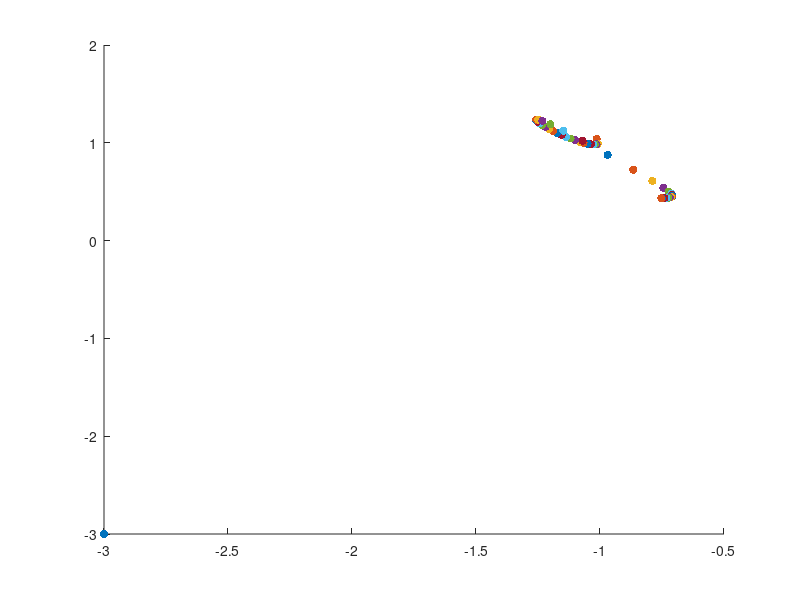

Write the MATLAB code that produced this figure.
function test_K_slack_gh()
% test the cubic K function on linear constrained problems
% min f(x)
% s.t h(x) = 0
%     g(x) <= 0

% % ----------  matlab  ---------
% x0 = [-1,1]; % Make a starting guess at the solution
% options = optimoptions(@fmincon,'Algorithm','sqp');
% [x,fval] = fmincon(@objfun,x0,[],[],[],[],[],[],... 
%    @confun,options);


f_size_min = 0.05;             
f_size_max = 5;                
dmu_min = -0.9; 
dmu_max = -0.01; 
delta_bar = 1;                 % simpler problem, large delta_bar
phi_bar = 5/180*pi;            

% Brown Zingg: mu: 1 -> 0 (used here);   Watson : mu: 0 -> 1
mu = 1.0;   
x0 = [-1; 1];           
s0 = 2; 
lamg0 = 0;
lamh0 = 0; 
x = [-3; -3];  
s = 1; 
lamg = 1;
lamh = 1; 

nx = length(x);
ns = length(s);    % inequality constraints
ng = length(lamg);    % inequality constraints
nh = length(lamh);    % equality constraints

K0 = obj_K(x, s, lamg, lamh, mu); 
normK = norm(K0,Inf); 
K0_tol = normK*1e-6; 
% solving the Cubic homotopy using hometopy continuation 
% with mu 1 -> 0, the same method as in David Brown's paper
step_size = 0.05;               
outer_iter = 0; 
inner_iter = 0; 

x_hist = [];   lamg_hist = [];   lamh_hist = [];
x_hist = [x_hist, x];
lamg_hist = [lamg_hist, lamg]; 
lamh_hist = [lamh_hist, lamh];

figure('Name', 'Lam Path')
hold on 
scatter(x(1), x(2),[],'filled')
% scatter(lam(1), lam(2),[],'filled')


while mu > 0.0
     outer_iter = outer_iter + 1; 
    
     % predictor direction
     [Homo, dHdx, dHdmu] = obj_homo(x, s, lamg, lamh, mu, x0, s0, lamg0, lamh0); 
     
     % dxdmu = gmres(dHdx, dHdmu, [], 0.5);
     dxdmu = dHdx \ dHdmu;
     tau = [dxdmu; -1];    
     t = tau./norm(tau);             % normalized Newton step
  
     if outer_iter > 1
        % step length calculation
        delta = norm(x - x_p0); 
        phi = acos(t'*tsave); 
        
        f_size = max(sqrt(delta/delta_bar), phi/phi_bar); 
        f_size = max(f_size_min, f_size); 
        f_size = min(f_size_max, f_size); 
        step_size = step_size/f_size; 
       
     end
    
    tsave = t; 
    
    x = x + step_size.*t(1:nx);
    s = s + step_size.*t(nx+1:nx+ns);
    lamg = lamg + step_size.*t(nx+ns+1:nx+ns+ng);
    lamh = lamh + step_size.*t(nx+ns+ng+1:end-1);
    dmu = step_size.*t(end); 
    dmu = max(dmu_min, dmu);
    dmu = min(dmu_max, dmu);    
    mu = mu + dmu; 
    
    mu = max(0.0, mu); 
    
    [Homo, dHdx, dHdmu] = obj_homo(x, s, lamg, lamh, mu, x0, s0, lamg0, lamh0); 
    % lam = solve_lam(mu,x,b0,c0, lam);
    
    normH = norm(Homo);
    inner_tol = normH*0.1;     % 0.1 is best choice for cubic complementary
    
    x_p0 = x;     
     
    % corrector
    newton_iter = 0; 
    while (normH > inner_tol) && (newton_iter < 20)
        newton_iter = newton_iter + 1; 
        inner_iter = inner_iter + 1; 
        dx = -dHdx\Homo;
        % dx = -gmres(dHdx, Homo);
        x = x + dx(1:nx);
        s = s + dx(nx+1:nx+ns); 
        lamg = lamg + dx(nx+ns+1:nx+ns+ng); 
        lamh = lamh + dx(nx+ns+ng+1:end); 
        
        [Homo, dHdx, dHdmu] = obj_homo(x, s, lamg, lamh, mu, x0, s0, lamg0, lamh0); 
        normH = norm(Homo);
    end 
    
    K = obj_K(x, s, lamg, lamh, mu); 
    normK = norm(K,Inf); 

    if normK < K0_tol
        break
    end
    
    x_hist = [x_hist, x];
    lamg_hist = [lamg_hist, lamg]; 
    hold on 
    scatter(x(1), x(2),[],'filled')
    
    % scatter(lam(1), lam(2),[],'filled')
    % updating a is not helping here... 
    
end

% c = linspace(1,10,size(x_hist,2));
% scatter(x_hist(1,:), x_hist(2,:), [],c,'filled')
x
mu
outer_iter
inner_iter
end

function K = obj_K(x, s, lamg, lamh, mu)
[f, df, hf] = objfun(x);
[g, h, dg, dh, hg, hh] = confun(x); 

lag_grad = df + dg*lamg + dh*lamh; 

e = ones(size(lamg)); 
K = [lag_grad;
     s.*lamg;   
     g + s;
     h]; 
end

function [Homo, dHdxsl, dHdmu] = ...
    obj_homo(x, s, lamg, lamh, mu, x0, s0, lamg0, lamh0)

[f, df, hf] = objfun(x);
[g, h, dg, dh, hg, hh] = confun(x); 

lag_grad = df + dg*lamg + dh*lamh; 
lag_hess = hf; 
for j = 1:length(g)
    lag_hess = lag_hess + lamg(j).*hg{j};
end
for j = 1:length(h)
    lag_hess = lag_hess + lamh(j).*hh{j};
end


K1 = (1-mu).*lag_grad + mu.*(x-x0);
dK1dx = (1-mu).*lag_hess + mu.*eye(length(x));
dK1ds = zeros(length(K1), length(s));
dK1dlamg = (1-mu).*dg; 
dK1dlamh = (1-mu).*dh; 
dK1dmu = -lag_grad + (x-x0);

e = ones(size(lamg)); 

K2 = (1-mu).*(s.*lamg) + mu.*(s-s0); 
dK2dx = zeros(length(lamg), length(x));
dK2ds = (1-mu).*diag(lamg) + mu.*eye(length(s)); 
dK2dlamg = (1-mu).*diag(s);    
dK2dlamh = zeros(length(K2), length(lamh));
dK2dmu = -s.*lamg + (s-s0); 

K3 = (1-mu).*(g+s) - mu.*(lamg - lamg0); 
dK3dx = (1-mu).*dg'; 
dK3ds = (1-mu).*eye(length(K3)); 
dK3dlamg = -mu.*eye(length(lamg)); 
dK3dlamh = zeros(length(K3),length(lamh));
dK3dmu = -(g+s) - (lamg-lamg0); 

K4 = (1-mu).*h - mu.*(lamh - lamh0); 
dK4dx = (1-mu).*dh';
dK4ds = zeros(length(K4),length(s));
dK4dlamg = zeros(length(K4),length(lamg));
dK4dlamh = -mu.*eye(length(lamh));
dK4dmu = -h - (lamh - lamh0); 

Homo = [K1;
        K2;
        K3;
        K4];    
dHdxsl = [dK1dx, dK1ds, dK1dlamg, dK1dlamh;
          dK2dx, dK2ds, dK2dlamg, dK2dlamh;  
          dK3dx, dK3ds, dK3dlamg, dK3dlamh;
          dK4dx, dK4ds, dK4dlamg, dK4dlamh];
dHdmu = [dK1dmu;
         dK2dmu;
         dK3dmu;
         dK4dmu]; 
end


%{
function [f,df,hf] = objfun(x)
% note: the constraint x >= 0 is assimilated into func: obj_homo

% initial x0, x is critical
% % first problem
% x0 = [2;2]; 
% x = [3; 3];     % find the solution to the 1e-4 precision

% f = 1/2*(x(1) + 1)^2  + 1/2*(x(2) + 1)^2;
% df = [x(1) + 1;
%      x(2) + 1];
% hf = [1,0;
%      0,1];  

 
% x0 = [0.6;4];       % x0, is critical
% x = [2; 2];         % strangely, this is not as robust as assumed
                      % can you find out the reason why?
                      % some x0, x will work; others doesn't? 
f = (x(1) + 1)*(x(1) - 2)  + (x(2) - 1)*(x(2) + 2);
df = [2*x(1)-1;
     2*x(2)+1];
hf = [2,0;
     0,2];
 
end

function [g, dg, hg] = confun(x)
% x0 = [0.8; 0.9];       % x0, is critical
% lam0 = [0.1;0.1];      % here g<=0
% x = [4; 3];   
% lam = [1; 1];

A = [1,0;
     0,1];
b = [0;0];

g = -(A*x - b); 
dg = -A; 
hg = cell(1, length(g)); 
hg{1} = zeros(length(x));
hg{2} = zeros(length(x));

end
%}




function [f,df,hf] = objfun(x)
% solution
% x = -0.7529    0.4332
% fval = 1.5093

f = exp(x(1))*(4*x(1)^2+2*x(2)^2+4*x(1)*x(2)+2*x(2)+1);

df = zeros(2,1);
hf = zeros(2,2);
df(1,1) = exp(x(1))*(4*x(1)^2 + 2*x(2)^2 + 4*x(1)*x(2) + 2*x(2) + 1) + ...
    exp(x(1))*(8*x(1) + 4*x(2)); 
df(2,1) = exp(x(1))*(4*x(2) + 4*x(1) +2);

hf(1,1) = df(1,1) + exp(x(1))*(8*x(1) + 4*x(2)) + exp(x(1))*8;
hf(1,2) = df(2,1) + exp(x(1))*(4);
hf(2,1) = df(2,1) + exp(x(1))*(4);
hf(2,2) = exp(x(1))*(4);

end

function [g, h, dg, dh, hg, hh] = confun(x)
% g, dg, hg: inequality values, gradients, hessians
% h, dh, hh: equality values, gradients, hessians
% matlab  : g<0         
% Nonlinear inequality constraints <=0  for matlab
g = -x(1)*x(2) - 10;
dg = [-x(2)
      -x(1)];
hg = cell(1, length(g)); 
hg{1} = [0,-1;-1,0];


% Nonlinear equality constraints
h = x(1)^2 + x(2) - 1;
dh = [2*x(1);
      1]; 
hh{1} = [2,0;
         0,0];
end
